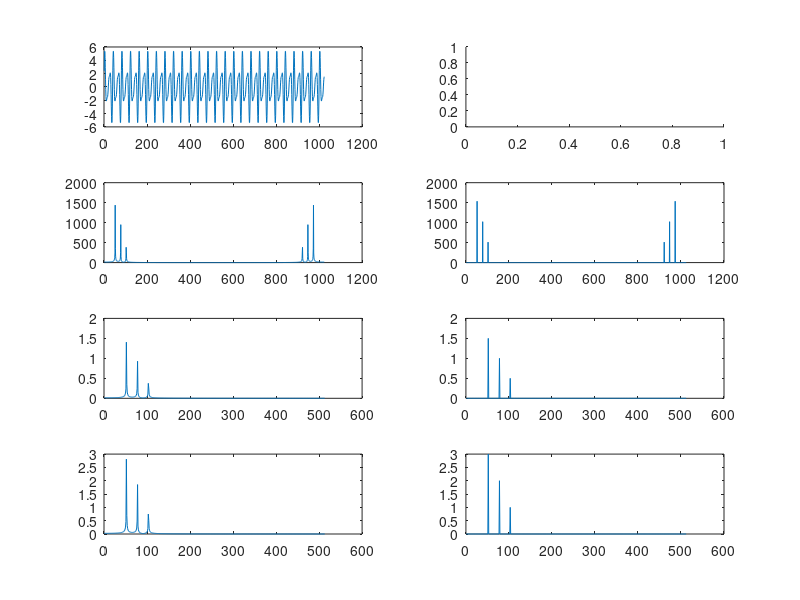

MATLAB code to generate this figure: (Note: this script raises an error after producing the figure.)
function [] = partB()
%UNTITLED2 Summary of this function goes here
%   Detailed explanation goes here
f1 = 0.05;
A1 = 3;
f2 = 0.075;
A2 = 2;
f3 = 0.1;
A3 = 1;
fc = .25;
L=1024;
xrn =  (A1*sin( (1:1024) .* 2 .* pi .* f1)+A2*sin( (1:1024) .* 2 .* pi .* f2)+A3*sin( (1:1024) .* 2 .* pi .* f3));
% figure(1);
% subplot(2,2,1);
% plot(xrn);
% subplot(2,2,2);
% plot(20.*log(abs(fft(xrn))));
% Xrn = [zeros(1,41);0:.025:1]';
% Xrn(3,1) = 1;
% Xrn(4,1) = 1;
% Xrn(5,1) = 1;
% subplot(2,2,4);
% plot(Xrn);
% subplot(2,2,3);
% plot(abs(ifft(Xrn,1024)));
figure(1)
Xrn = fft(xrn,1024);
subplot(4,2,1); plot(xrn);
P2 = abs(Xrn);
subplot(4,2,3);plot(P2)
P2=P2/L;
P1 = P2(1:L/2+1);
subplot(4,2,5);plot(P1)
P1(2:end-1)= 2*P1(2:end-1);
subplot(4,2,7);plot(P1)
f = (0:(L/2))/L;
% subplot(2,2,1)
% plot(xrn)
% subplot(2,2,2)
% plot(P2);

f2 = 1:L/2;
Xrn2 = zeros(1,L/2);
Xrn2(52) = A1;
Xrn2(78) = A2;
Xrn2(103) = A3;
subplot(4,2,8);plot(f2,Xrn2)
Xrn2=Xrn2/2;
subplot(4,2,6);plot(f2,Xrn2)
Xfin=Xrn2*L;
Xfin = [Xfin , fliplr(Xfin)];
subplot(4,2,4);plot(Xfin)
subplot(4,2,2);plot(ifft(Xfin,'symmetric'))

% f is a vector of frequency band edges in pairs from 0 -> 1
f = [0 0.04 0.05 0.1 0.15 1];
a = [0 0.00 1.00 1.0 0.00 0];
% A is a real vector the same size as f which specifies the desired 
%   amplitude of the frequency response of the resultant filter 
b = firpm(64,f,a,'hilbert');
[h,w] = freqz(b,1,256);
plot(f,a,w/pi,abs(h))
end

